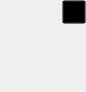
<?xml version="1.0" encoding="UTF-8"?>
<ui version="4.0">
 <class>MoveControl</class>
 <widget class="QWidget" name="MoveControl">
  <property name="geometry">
   <rect>
    <x>0</x>
    <y>0</y>
    <width>86</width>
    <height>92</height>
   </rect>
  </property>
  <property name="minimumSize">
   <size>
    <width>86</width>
    <height>92</height>
   </size>
  </property>
  <property name="windowTitle">
   <string>Form</string>
  </property>
  <layout class="QVBoxLayout" name="verticalLayout">
   <property name="spacing">
    <number>0</number>
   </property>
   <property name="leftMargin">
    <number>0</number>
   </property>
   <property name="topMargin">
    <number>0</number>
   </property>
   <property name="rightMargin">
    <number>0</number>
   </property>
   <property name="bottomMargin">
    <number>0</number>
   </property>
   <item>
    <layout class="QHBoxLayout" name="horizontalLayout">
     <property name="spacing">
      <number>0</number>
     </property>
     <item>
      <spacer name="horizontalSpacer">
       <property name="orientation">
        <enum>Qt::Horizontal</enum>
       </property>
       <property name="sizeHint" stdset="0">
        <size>
         <width>40</width>
         <height>20</height>
        </size>
       </property>
      </spacer>
     </item>
     <item>
      <widget class="QPushButton" name="pushButtonCloseControl">
       <property name="minimumSize">
        <size>
         <width>24</width>
         <height>24</height>
        </size>
       </property>
       <property name="maximumSize">
        <size>
         <width>24</width>
         <height>24</height>
        </size>
       </property>
       <property name="styleSheet">
        <string notr="true">background-color: transparent;</string>
       </property>
       <property name="text">
        <string/>
       </property>
       <property name="icon">
        <iconset resource="../../../res.qrc">
         <normaloff>:/res/res/image/other/close.png</normaloff>:/res/res/image/other/close.png</iconset>
       </property>
      </widget>
     </item>
    </layout>
   </item>
   <item>
    <layout class="QHBoxLayout" name="horizontalLayout_2">
     <property name="spacing">
      <number>0</number>
     </property>
     <item>
      <widget class="QLabel" name="labelImage">
       <property name="minimumSize">
        <size>
         <width>64</width>
         <height>64</height>
        </size>
       </property>
       <property name="maximumSize">
        <size>
         <width>64</width>
         <height>64</height>
        </size>
       </property>
       <property name="text">
        <string/>
       </property>
       <property name="pixmap">
        <pixmap resource="../../../res.qrc">:/res/res/image/other/circle.png</pixmap>
       </property>
       <property name="scaledContents">
        <bool>true</bool>
       </property>
      </widget>
     </item>
     <item>
      <spacer name="verticalSpacer">
       <property name="orientation">
        <enum>Qt::Vertical</enum>
       </property>
       <property name="sizeHint" stdset="0">
        <size>
         <width>20</width>
         <height>40</height>
        </size>
       </property>
      </spacer>
     </item>
    </layout>
   </item>
  </layout>
 </widget>
 <resources>
  <include location="../../../res.qrc"/>
 </resources>
 <connections/>
</ui>
